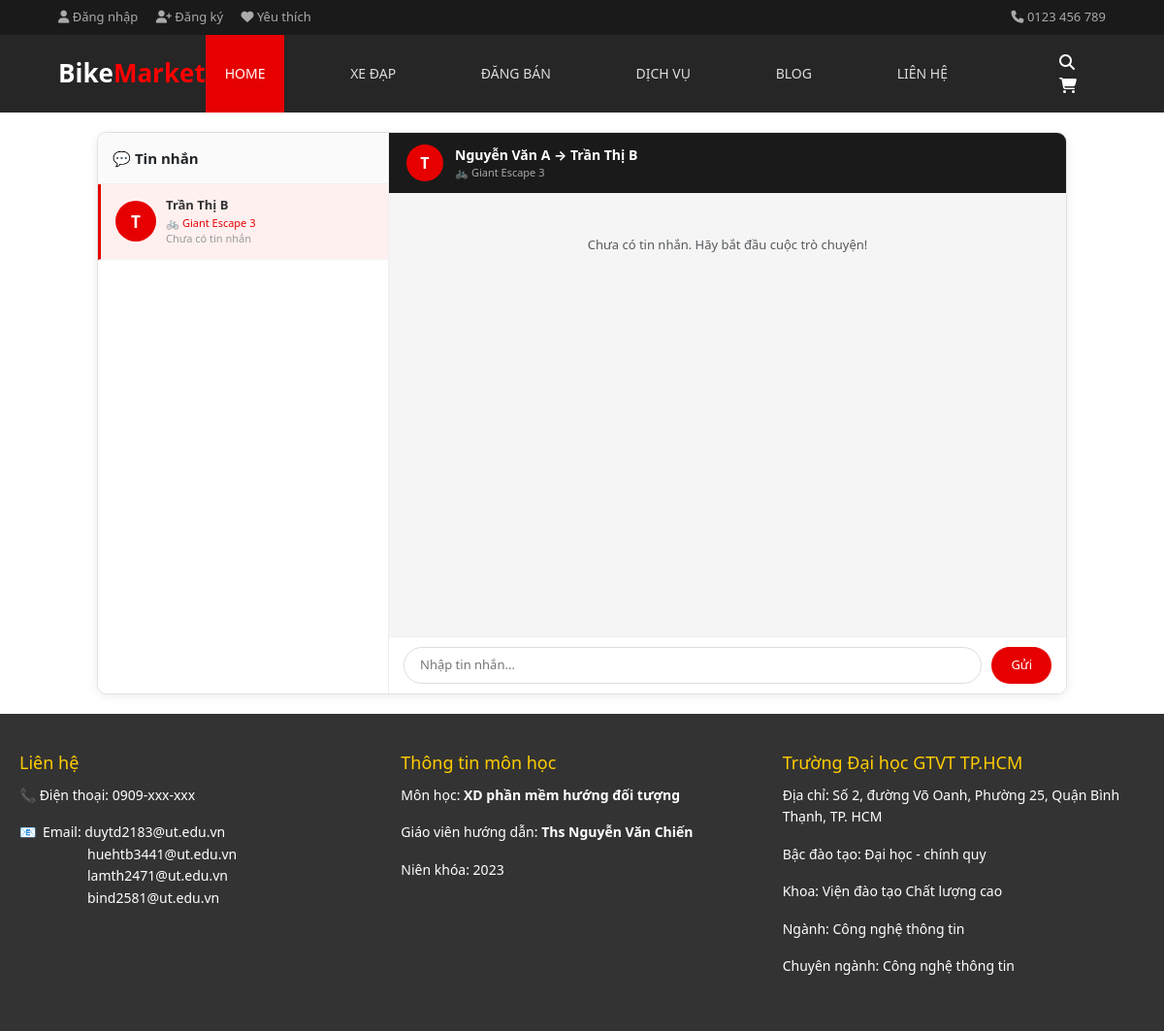
/Admin/index.php?action=chat&id=1, run on an earlier commit of the app's database.
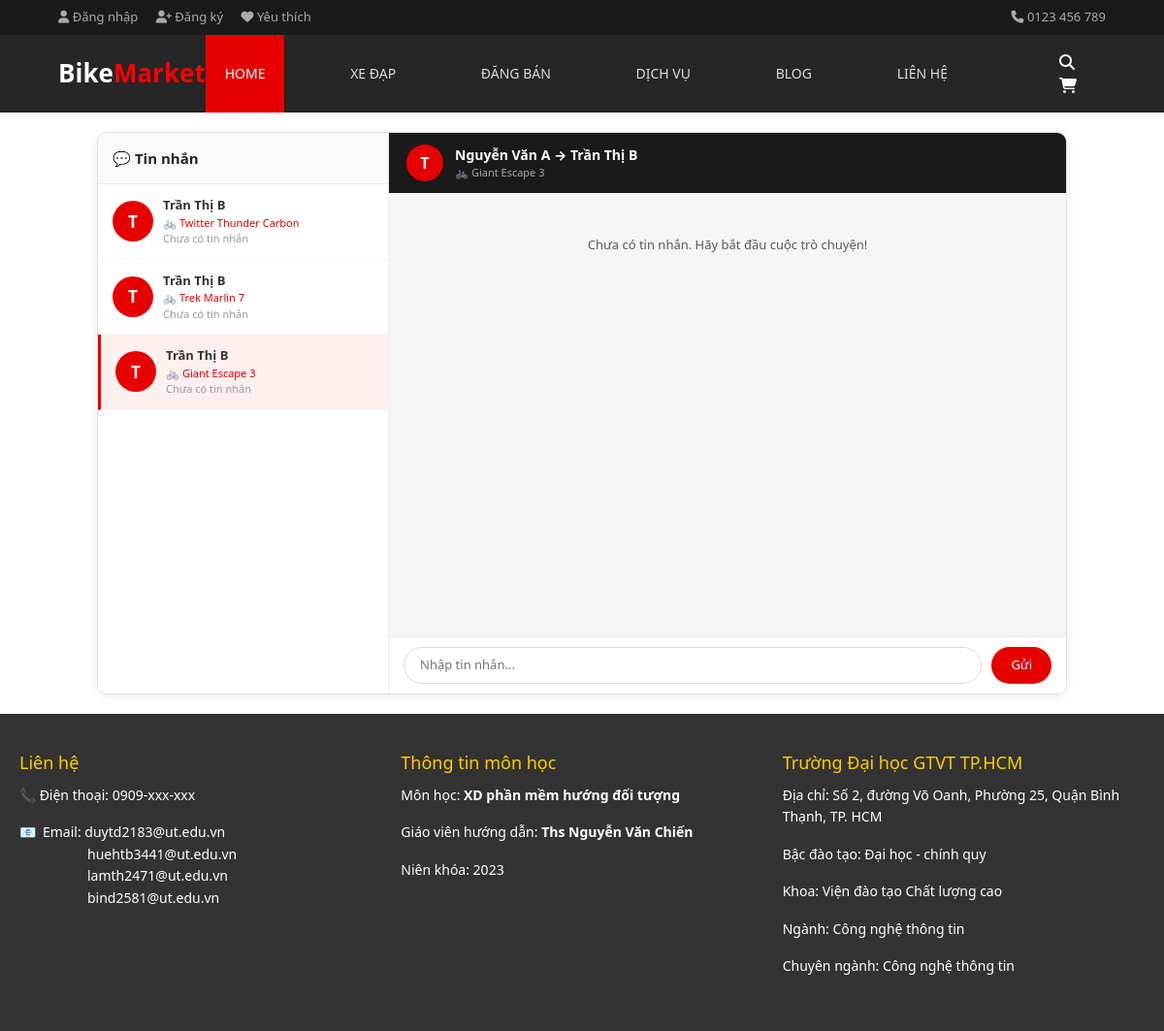
And on a later commit of the database.
### tables this page shows
CREATE TABLE `cuoc_hoi_thoai` (
  `id` int(11) NOT NULL,
  `buyer_id` int(11) NOT NULL,
  `seller_id` int(11) NOT NULL,
  `xe_id` int(11) NOT NULL,
  `created_at` timestamp NOT NULL DEFAULT current_timestamp()
);

CREATE TABLE `bicycles` (
  `id` int(11) NOT NULL,
  `seller_id` int(11) NOT NULL DEFAULT 2,
  `name` varchar(255) NOT NULL,
  `price` int(11) DEFAULT NULL,
  `category_id` int(11) DEFAULT NULL,
  `brand_id` int(11) DEFAULT NULL,
  `condition_status` varchar(50) DEFAULT NULL,
  `frame_size` varchar(20) DEFAULT NULL,
  `location` varchar(100) DEFAULT NULL,
  `description` text DEFAULT NULL,
  `main_image` varchar(255) DEFAULT NULL,
  `sub_image1` varchar(255) DEFAULT NULL,
  `sub_image2` varchar(255) DEFAULT NULL,
  `sub_image3` varchar(255) DEFAULT NULL,
  `is_featured` tinyint(1) DEFAULT 1,
  `created_at` timestamp NOT NULL DEFAULT current_timestamp()
);

CREATE TABLE `users` (
  `id` int(11) NOT NULL,
  `name` varchar(100) NOT NULL,
  `email` varchar(100) NOT NULL,
  `password` varchar(255) NOT NULL,
  `role` enum('buyer','seller','admin') DEFAULT 'buyer',
  `created_at` timestamp NOT NULL DEFAULT current_timestamp()
);

### Admin/controllers/MessageController.php (called while the page is built, shortened)
<?php
require_once "models/Message.php";
class MessageController {
    private $model;
    public function __construct() {
        $this->model = new Message();
    }
    public function chat() {
        $hoi_thoai_id = $_GET['id'] ?? 0;
        $messages     = $this->model->getMessages($hoi_thoai_id);
        $conversation = $this->model->getConversationDetail($hoi_thoai_id);
        $conversations = $this->model->getConversations($_SESSION['user_id']);
        require __DIR__ . "/../views/chat.php";
    }
}

### Admin/models/Message.php (called while the page is built, shortened)
<?php
require_once "config/database.php";
class Message {
    private $conn;
    public function __construct() {
        $db = new Database();
        $this->conn = $db->connect();
    }
    public function getConversations($user_id) {
    $query = "SELECT c.*,
                b.name AS ten_xe,
                CASE
                    WHEN c.buyer_id = :user_id THEN u_seller.name
                    ELSE u_buyer.name
                END AS ten_doi_phuong,
                (SELECT noi_dung
                 FROM tin_nhan t
                 WHERE t.hoi_thoai_id = c.id
                 ORDER BY t.created_at DESC
                 LIMIT 1) AS tin_nhan_cuoi
              FROM cuoc_hoi_thoai c
              JOIN bicycles b     ON c.xe_id     = b.id
              JOIN users u_buyer  ON c.buyer_id  = u_buyer.id
              JOIN users u_seller ON c.seller_id = u_seller.id
              WHERE c.buyer_id = :user_id OR c.seller_id = :user_id
              ORDER BY c.created_at DESC";
    $stmt = $this->conn->prepare($query);
    $stmt->execute(['user_id' => $user_id]);
    return $stmt->fetchAll(PDO::FETCH_ASSOC);
}
    public function getConversationDetail($hoi_thoai_id) {
    $query = "SELECT c.*, b.name AS ten_xe,
                u_buyer.name  AS ten_buyer,
                u_seller.name AS ten_seller
              FROM cuoc_hoi_thoai c
              JOIN bicycles b     ON c.xe_id     = b.id
              JOIN users u_buyer  ON c.buyer_id  = u_buyer.id
              JOIN users u_seller ON c.seller_id = u_seller.id
              WHERE c.id = :id";
    $stmt = $this->conn->prepare($query);
    $stmt->execute(['id' => $hoi_thoai_id]);
    return $stmt->fetch(PDO::FETCH_ASSOC);
}
}

### Admin/config/database.php (called while the page is built, shortened)
<?php
class Database {
    private $host     = "localhost";
    private $db_name  = "oop_bicycle_system";
    private $username = "root";
    private $password = "";
    public function connect() {
        $this->conn = null;
        try {
            $this->conn = new PDO(
                "mysql:host=" . $this->host . ";dbname=" . $this->db_name,
                $this->username,
                $this->password
            );
            $this->conn->setAttribute(PDO::ATTR_ERRMODE, PDO::ERRMODE_EXCEPTION);
        } catch(PDOException $e) {
            echo "Connection error: " . $e->getMessage();
        }
        return $this->conn;
    }
}

### Admin/views/chat.php (the view, shortened to what the changed rows need)
<?php include __DIR__ . '/../includes/header.php'; ?>
<link href="https://cdn.jsdelivr.net/npm/bootstrap@5.3.0/dist/css/bootstrap.min.css" rel="stylesheet">
<div class="messenger-wrapper">
    <div class="conv-list">
        <div class="conv-list-header">
            💬 Tin nhắn
        </div>
        <?php if (empty($conversations)): ?>
            <div class="p-3 text-muted text-center" style="font-size:13px;">
                Chưa có hội thoại nào
            </div>
        <?php else: ?>
            <?php foreach ($conversations as $c): ?>
                <?php $active = ($c['id'] == ($_GET['id'] ?? 0)) ? 'active' : ''; ?>
                <a href="index.php?action=chat&id=<?= $c['id'] ?>"
                   class="conv-item <?= $active ?>">
                    <div class="conv-avatar">
                        <?= mb_substr($c['ten_doi_phuong'], 0, 1) ?>
                    </div>
                    <div class="conv-info">
                        <div class="conv-name"><?= htmlspecialchars($c['ten_doi_phuong']) ?></div>
                        <div class="conv-bike">🚲 <?= htmlspecialchars($c['ten_xe']) ?></div>
                        <div class="conv-last">
                            <?= htmlspecialchars($c['tin_nhan_cuoi'] ?? 'Chưa có tin nhắn') ?>
                        </div>
                    </div>
                </a>
            <?php endforeach; ?>
        <?php endif; ?>
    </div>
    <div class="chat-area">
        <div class="chat-header">
            <div class="avatar">
                <?= mb_substr($conversation['ten_seller'] ?? '?', 0, 1) ?>
            </div>
            <div>
                <div class="hd-name">
                    <?= htmlspecialchars($conversation['ten_buyer']) ?>
                    →
                    <?= htmlspecialchars($conversation['ten_seller']) ?>
                </div>
                <div class="hd-bike">🚲 <?= htmlspecialchars($conversation['ten_xe']) ?></div>
            </div>
        </div>
        <div class="chat-body" id="chatBody">
            <?php if (empty($messages)): ?>
                <div class="text-center text-muted mt-4" style="font-size:13px;">
                    Chưa có tin nhắn. Hãy bắt đầu cuộc trò chuyện!
                </div>
            <?php endif; ?>
        </div>
        <form method="POST" action="index.php?action=send" class="chat-footer">
            <input type="text" name="noi_dung"
                   placeholder="Nhập tin nhắn..." required autocomplete="off">
            <button type="submit">Gửi</button>
        </form>
    </div>
</div>
<?php include __DIR__ . '/../includes/footer.php'; ?>

What changed in the data, as far as the page shows it:
added cuoc_hoi_thoai: ten_doi_phuong "T", ten_doi_phuong "Trần Thị B", xe.name "Twitter Thunder Carbon", tin_nhan_cuoi "Chưa có tin nhắn"
added cuoc_hoi_thoai: ten_doi_phuong "T", ten_doi_phuong "Trần Thị B", xe.name "Trek Marlin 7", tin_nhan_cuoi "Chưa có tin nhắn"
